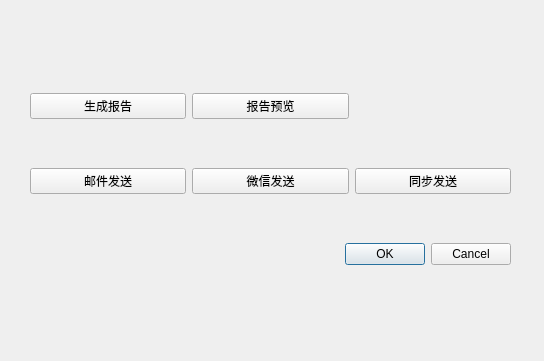
<?xml version="1.0" encoding="UTF-8"?>
<ui version="4.0">
 <class>Dialog</class>
 <widget class="QDialog" name="Dialog">
  <property name="geometry">
   <rect>
    <x>0</x>
    <y>0</y>
    <width>544</width>
    <height>361</height>
   </rect>
  </property>
  <property name="windowTitle">
   <string>Dialog</string>
  </property>
  <property name="sizeGripEnabled">
   <bool>false</bool>
  </property>
  <widget class="QWidget" name="layoutWidget">
   <property name="geometry">
    <rect>
     <x>30</x>
     <y>50</y>
     <width>481</width>
     <height>261</height>
    </rect>
   </property>
   <layout class="QGridLayout" name="gridLayout">
    <item row="0" column="0">
     <widget class="QPushButton" name="GenerateReport">
      <property name="text">
       <string>生成报告</string>
      </property>
     </widget>
    </item>
    <item row="0" column="1">
     <widget class="QPushButton" name="ViewReport">
      <property name="text">
       <string>报告预览</string>
      </property>
     </widget>
    </item>
    <item row="1" column="1">
     <widget class="QPushButton" name="SendByWechat">
      <property name="text">
       <string>微信发送</string>
      </property>
     </widget>
    </item>
    <item row="1" column="2">
     <widget class="QPushButton" name="SendByBoth">
      <property name="text">
       <string>同步发送</string>
      </property>
     </widget>
    </item>
    <item row="2" column="0" colspan="3">
     <widget class="QDialogButtonBox" name="ok">
      <property name="orientation">
       <enum>Qt::Horizontal</enum>
      </property>
      <property name="standardButtons">
       <set>QDialogButtonBox::Cancel|QDialogButtonBox::Ok</set>
      </property>
     </widget>
    </item>
    <item row="1" column="0">
     <widget class="QPushButton" name="SendByMail">
      <property name="text">
       <string>邮件发送</string>
      </property>
     </widget>
    </item>
   </layout>
  </widget>
 </widget>
 <resources/>
 <connections>
  <connection>
   <sender>ok</sender>
   <signal>accepted()</signal>
   <receiver>Dialog</receiver>
   <slot>accept()</slot>
   <hints>
    <hint type="sourcelabel">
     <x>248</x>
     <y>254</y>
    </hint>
    <hint type="destinationlabel">
     <x>157</x>
     <y>274</y>
    </hint>
   </hints>
  </connection>
  <connection>
   <sender>ok</sender>
   <signal>rejected()</signal>
   <receiver>Dialog</receiver>
   <slot>reject()</slot>
   <hints>
    <hint type="sourcelabel">
     <x>316</x>
     <y>260</y>
    </hint>
    <hint type="destinationlabel">
     <x>286</x>
     <y>274</y>
    </hint>
   </hints>
  </connection>
  <connection>
   <sender>ok</sender>
   <signal>clicked(QAbstractButton*)</signal>
   <receiver>Dialog</receiver>
   <slot>close()</slot>
   <hints>
    <hint type="sourcelabel">
     <x>497</x>
     <y>252</y>
    </hint>
    <hint type="destinationlabel">
     <x>448</x>
     <y>222</y>
    </hint>
   </hints>
  </connection>
  <connection>
   <sender>SendByMail</sender>
   <signal>clicked()</signal>
   <receiver>Dialog</receiver>
   <slot>open()</slot>
   <hints>
    <hint type="sourcelabel">
     <x>109</x>
     <y>170</y>
    </hint>
    <hint type="destinationlabel">
     <x>881</x>
     <y>24</y>
    </hint>
   </hints>
  </connection>
  <connection>
   <sender>SendByBoth</sender>
   <signal>clicked()</signal>
   <receiver>Dialog</receiver>
   <slot>open()</slot>
   <hints>
    <hint type="sourcelabel">
     <x>401</x>
     <y>180</y>
    </hint>
    <hint type="destinationlabel">
     <x>706</x>
     <y>35</y>
    </hint>
   </hints>
  </connection>
 </connections>
</ui>
